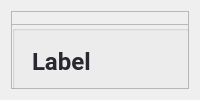
            <widget class="QWidget" name="page_areas">
             <layout class="QVBoxLayout" name="verticalLayout_9">
              <item>
               <widget class="QFrame" name="frame_4">
                <property name="frameShape">
                 <enum>QFrame::StyledPanel</enum>
                </property>
                <property name="frameShadow">
                 <enum>QFrame::Raised</enum>
                </property>
                <widget class="QTableWidget" name="tableWidget_areas">
                 <property name="geometry">
                  <rect>
                   <x>20</x>
                   <y>161</y>
                   <width>1600</width>
                   <height>321</height>
                  </rect>
                 </property>
                 <property name="maximumSize">
                  <size>
                   <width>16777215</width>
                   <height>422</height>
                  </size>
                 </property>
                 <property name="styleSheet">
                  <string notr="true">QTableWidget{
font-size: 11pt;
margin-left: 0px;
margin-top:15px;
color: #000;
font-family: Roboto;
text-align:center;
font-weight: bold;
}
QheaderView::item
    {
text-align:center;
font-weight: bold;

    }
QHeaderView::section {
    background-color: #394353;
	border-radius: 11px;
	color:#fff;
    font-size: 9pt;
	font-family:Roboto;
	font-weight: bold;
}

QHeaderView::section:horizontal
{
    border-top: 1px solid #394353;

}

QHeaderView::section:vertical
{

    border-left: 1px solid #394353;
}</string>
                 </property>
                 <property name="editTriggers">
                  <set>QAbstractItemView::NoEditTriggers</set>
                 </property>
                 <property name="showGrid">
                  <bool>false</bool>
                 </property>
                 <attribute name="horizontalHeaderVisible">
                  <bool>false</bool>
                 </attribute>
                 <attribute name="horizontalHeaderCascadingSectionResizes">
                  <bool>true</bool>
                 </attribute>
                 <attribute name="horizontalHeaderDefaultSectionSize">
                  <number>147</number>
                 </attribute>
                 <attribute name="horizontalHeaderShowSortIndicator" stdset="0">
                  <bool>true</bool>
                 </attribute>
                 <attribute name="horizontalHeaderStretchLastSection">
                  <bool>true</bool>
                 </attribute>
                 <attribute name="verticalHeaderVisible">
                  <bool>false</bool>
                 </attribute>
                 <attribute name="verticalHeaderDefaultSectionSize">
                  <number>32</number>
                 </attribute>
                 <column>
                  <property name="text">
                   <string>New Column</string>
                  </property>
                 </column>
                 <column>
                  <property name="text">
                   <string>New Column</string>
                  </property>
                 </column>
                 <column>
                  <property name="text">
                   <string>New Column</string>
                  </property>
                 </column>
                 <column>
                  <property name="text">
                   <string>New Column</string>
                  </property>
                 </column>
                </widget>
                <widget class="QFrame" name="frame_25">
                 <property name="geometry">
                  <rect>
                   <x>10</x>
                   <y>110</y>
                   <width>881</width>
                   <height>41</height>
                  </rect>
                 </property>
                 <property name="minimumSize">
                  <size>
                   <width>56</width>
                   <height>41</height>
                  </size>
                 </property>
                 <property name="styleSheet">
                  <string notr="true">background-color: rgb(232, 232, 232);
border-radius:15px;</string>
                 </property>
                 <property name="frameShape">
                  <enum>QFrame::StyledPanel</enum>
                 </property>
                 <property name="frameShadow">
                  <enum>QFrame::Raised</enum>
                 </property>
                 <layout class="QHBoxLayout" name="horizontalLayout_5">
                  <item>
                   <widget class="QLabel" name="label_13">
                    <property name="font">
                     <font>
                      <family>Roboto</family>
                      <pointsize>11</pointsize>
                      <weight>75</weight>
                      <bold>true</bold>
                     </font>
                    </property>
                    <property name="styleSheet">
                     <string notr="true">background: none;
color: #282830 ;
</string>
                    </property>
                    <property name="text">
                     <string>Nombre</string>
                    </property>
                   </widget>
                  </item>
                  <item>
                   <widget class="QLabel" name="label_35">
                    <property name="font">
                     <font>
                      <family>Roboto</family>
                      <pointsize>11</pointsize>
                      <weight>75</weight>
                      <bold>true</bold>
                     </font>
                    </property>
                    <property name="styleSheet">
                     <string notr="true">background: none;
color: #282830 ;

</string>
                    </property>
                    <property name="text">
                     <string>Pasillo</string>
                    </property>
                   </widget>
                  </item>
                  <item>
                   <widget class="QLabel" name="label_36">
                    <property name="font">
                     <font>
                      <family>Roboto</family>
                      <pointsize>11</pointsize>
                      <weight>75</weight>
                      <bold>true</bold>
                     </font>
                    </property>
                    <property name="styleSheet">
                     <string notr="true">background: none;
color: #282830 ;
</string>
                    </property>
                    <property name="text">
                     <string>Segmento</string>
                    </property>
                   </widget>
                  </item>
                  <item>
                   <widget class="QLabel" name="label_37">
                    <property name="font">
                     <font>
                      <family>Roboto</family>
                      <pointsize>11</pointsize>
                      <weight>75</weight>
                      <bold>true</bold>
                     </font>
                    </property>
                    <property name="styleSheet">
                     <string notr="true">background: none;
color: #282830 ;
</string>
                    </property>
                    <property name="text">
                     <string>Limite</string>
                    </property>
                   </widget>
                  </item>
                 </layout>
                </widget>
                <widget class="QFrame" name="top_frame_stock_5">
                 <property name="geometry">
                  <rect>
                   <x>0</x>
                   <y>0</y>
                   <width>1234</width>
                   <height>80</height>
                  </rect>
                 </property>
                 <property name="minimumSize">
                  <size>
                   <width>1234</width>
                   <height>80</height>
                  </size>
                 </property>
                 <property name="maximumSize">
                  <size>
                   <width>15000</width>
                   <height>70</height>
                  </size>
                 </property>
                 <property name="frameShape">
                  <enum>QFrame::StyledPanel</enum>
                 </property>
                 <property name="frameShadow">
                  <enum>QFrame::Raised</enum>
                 </property>
                 <widget class="QFrame" name="frame_30">
                  <property name="geometry">
                   <rect>
                    <x>0</x>
                    <y>13</y>
                    <width>891</width>
                    <height>70</height>
                   </rect>
                  </property>
                  <property name="minimumSize">
                   <size>
                    <width>354</width>
                    <height>70</height>
                   </size>
                  </property>
                  <property name="maximumSize">
                   <size>
                    <width>16777215</width>
                    <height>50</height>
                   </size>
                  </property>
                  <property name="frameShape">
                   <enum>QFrame::StyledPanel</enum>
                  </property>
                  <property name="frameShadow">
                   <enum>QFrame::Raised</enum>
                  </property>
                  <layout class="QVBoxLayout" name="verticalLayout_39">
                   <property name="spacing">
                    <number>0</number>
                   </property>
                   <property name="leftMargin">
                    <number>0</number>
                   </property>
                   <property name="topMargin">
                    <number>0</number>
                   </property>
                   <property name="rightMargin">
                    <number>0</number>
                   </property>
                   <property name="bottomMargin">
                    <number>0</number>
                   </property>
                   <item>
                    <widget class="QGroupBox" name="groupBox_12">
                     <property name="minimumSize">
                      <size>
                       <width>675</width>
                       <height>0</height>
                      </size>
                     </property>
                     <property name="title">
                      <string/>
                     </property>
                     <widget class="QLabel" name="label_area_mod">
                      <property name="geometry">
                       <rect>
                        <x>20</x>
                        <y>10</y>
                        <width>161</width>
                        <height>52</height>
                       </rect>
                      </property>
                      <property name="minimumSize">
                       <size>
                        <width>94</width>
                        <height>0</height>
                       </size>
                      </property>
                      <property name="maximumSize">
                       <size>
                        <width>181</width>
                        <height>16777215</height>
                       </size>
                      </property>
                      <property name="font">
                       <font>
                        <family>Roboto</family>
                        <pointsize>18</pointsize>
                        <weight>75</weight>
                        <bold>true</bold>
                       </font>
                      </property>
                      <property name="styleSheet">
                       <string notr="true">color: #282830 ;
</string>
                      </property>
                      <property name="text">
                       <string>Label</string>
                      </property>
                      <property name="alignment">
                       <set>Qt::AlignLeading|Qt::AlignLeft|Qt::AlignVCenter</set>
                      </property>
                     </widget>
                     <widget class="QPushButton" name="btn_newPosicion">
                      <property name="geometry">
                       <rect>
                        <x>360</x>
                        <y>26</y>
                        <width>181</width>
                        <height>26</height>
                       </rect>
                      </property>
                      <property name="minimumSize">
                       <size>
                        <width>0</width>
                        <height>26</height>
                       </size>
                      </property>
                      <property name="font">
                       <font>
                        <family>Roboto</family>
                        <pointsize>9</pointsize>
                        <weight>75</weight>
                        <bold>true</bold>
                       </font>
                      </property>
                      <property name="cursor">
                       <cursorShape>PointingHandCursor</cursorShape>
                      </property>
                      <property name="styleSheet">
                       <string notr="true">QPushButton{
background-color: rgb(71, 71, 103);
color:#fff;
padding-right:15px;
border-radius: 5px;
text-align:right;
}

QPushButton:hover{
background-color: rgba(71, 71, 103,180);

}</string>
                      </property>
                      <property name="text">
                       <string>Posicion de Alojamiento</string>
                      </property>
                      <property name="icon">
                       <iconset resource="../img/img_oficiales.qrc">
                        <normaloff>:/img/plus.png</normaloff>:/img/plus.png</iconset>
                      </property>
                      <property name="iconSize">
                       <size>
                        <width>13</width>
                        <height>13</height>
                       </size>
                      </property>
                     </widget>
                     <widget class="QPushButton" name="btn_modificarArea">
                      <property name="geometry">
                       <rect>
                        <x>230</x>
                        <y>26</y>
                        <width>111</width>
                        <height>26</height>
                       </rect>
                      </property>
                      <property name="minimumSize">
                       <size>
                        <width>0</width>
                        <height>26</height>
                       </size>
                      </property>
                      <property name="font">
                       <font>
                        <family>Roboto</family>
                        <pointsize>9</pointsize>
                        <weight>75</weight>
                        <bold>true</bold>
                       </font>
                      </property>
                      <property name="cursor">
                       <cursorShape>PointingHandCursor</cursorShape>
                      </property>
                      <property name="styleSheet">
                       <string notr="true">QPushButton{
background-color: rgb(71, 71, 103);
color:#fff;
padding-right:15px;
border-radius: 5px;
text-align:right;
}

QPushButton:hover{
background-color: rgba(71, 71, 103,180);

}</string>
                      </property>
                      <property name="text">
                       <string>Modificar Área</string>
                      </property>
                      <property name="iconSize">
                       <size>
                        <width>13</width>
                        <height>13</height>
                       </size>
                      </property>
                     </widget>
                     <widget class="QPushButton" name="btn_actualizarAreaInd">
                      <property name="geometry">
                       <rect>
                        <x>550</x>
                        <y>30</y>
                        <width>31</width>
                        <height>21</height>
                       </rect>
                      </property>
                      <property name="minimumSize">
                       <size>
                        <width>0</width>
                        <height>21</height>
                       </size>
                      </property>
                      <property name="cursor">
                       <cursorShape>PointingHandCursor</cursorShape>
                      </property>
                      <property name="text">
                       <string/>
                      </property>
                      <property name="icon">
                       <iconset resource="../img/img_oficiales.qrc">
                        <normaloff>:/img/refresh.png</normaloff>:/img/refresh.png</iconset>
                      </property>
                      <property name="iconSize">
                       <size>
                        <width>33</width>
                        <height>16</height>
                       </size>
                      </property>
                     </widget>
                    </widget>
                   </item>
                  </layout>
                 </widget>
                </widget>
               </widget>
              </item>
             </layout>
            </widget>
